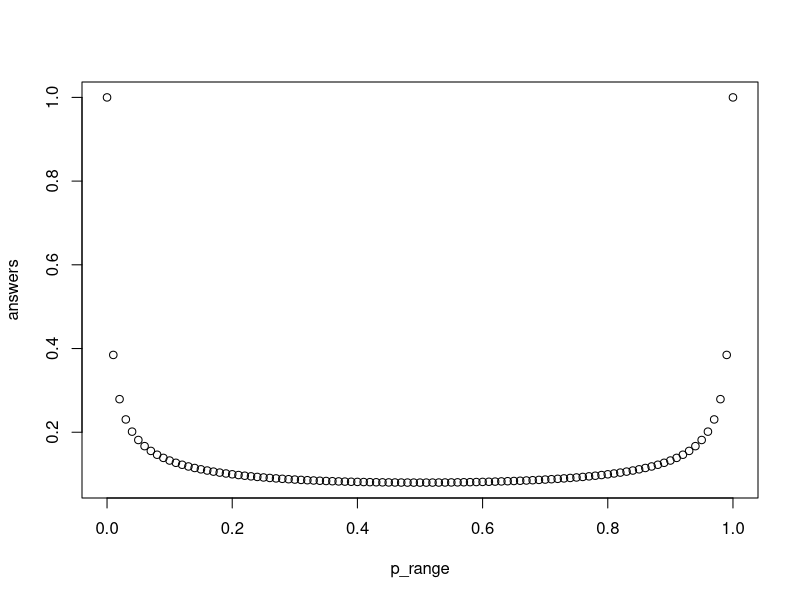
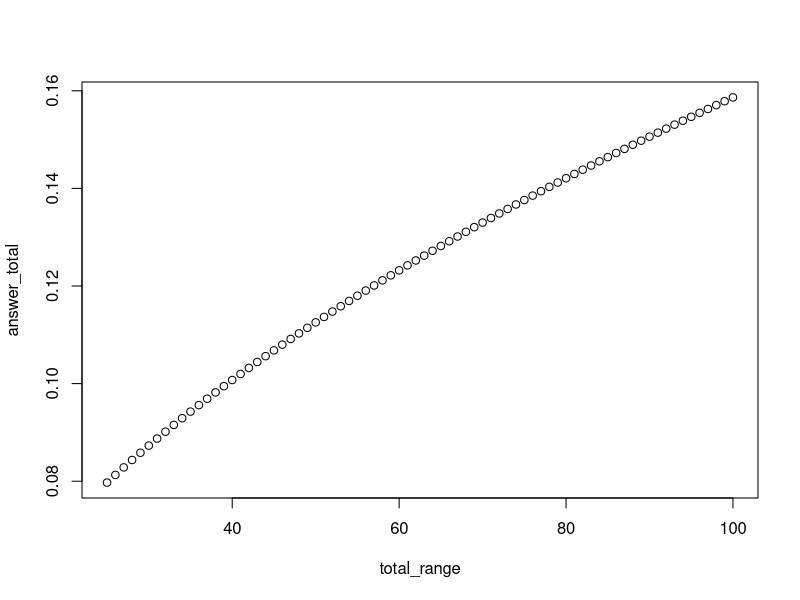
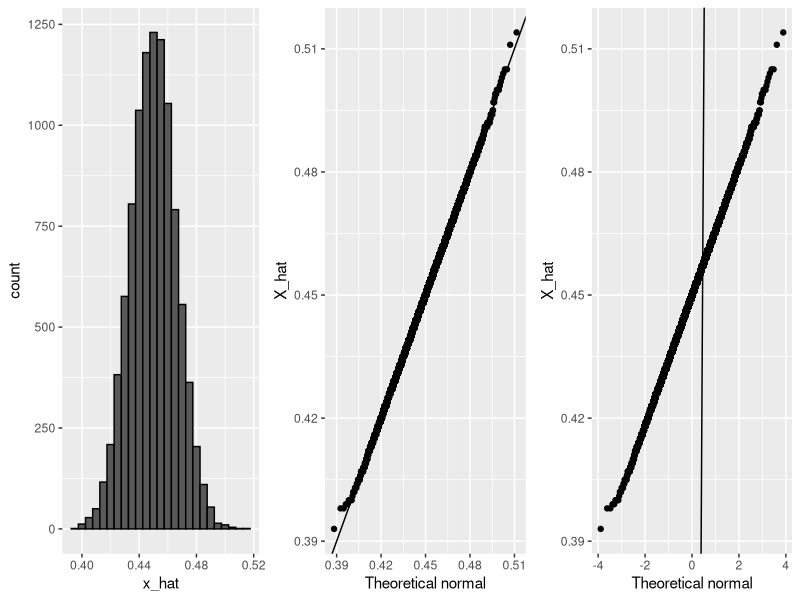
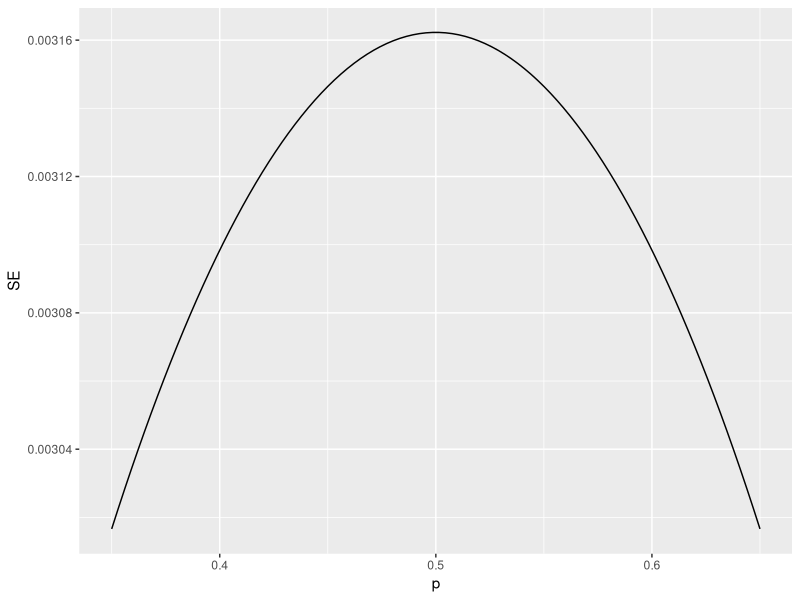

Reproduce these figures in R, in order.
# Assume an urn of blue and red balls of which 25 balls are sampled of which 
# 13 are blue and 12 are red. In this sample, P(red) is 0.48
# Assume on multiple samplings, we take a mean each time. By CLT we can assume that 
# the means of all the samples follow a normal distribution. 
# Using this, we can try to calculate how close our initial sample is to the 
# expected value

obs_mean = 12/25 # Of red

# Now to calculate how close this value is to the expected mean, lets say within 1%
# this means, we want to see, P(|obs_mean - expected_mean| <= 0.01)
# Or P(obs_mean <= expected_mean + 0.01) - P(obs_mean <= expected_mean - 0.01) 

# Since we dont know the expected mean (which is the value we want to get close to),
# we can do the same trick as previously, i.e. convert to z scores
# That means, this becomes

# P(Z <= 0.01/SE(RV_mean)) - P(Z <= -0.01/SE(RV_mean)) # RV means random variable of mean

# But again, we dont really know the SE as well. But we can try to calculate the SE 
# using the obs_mean instead of the expected mean (or p). This gives an estimated SE,
# that is close enough to apply CLT

estimated_se <- sqrt(obs_mean * (1-obs_mean) / 25) # close to 0.1

# from this we can calculate the probability of the initial obs_mean being within
# 1% of the expected_mean, using pnorm and the estimated_se

example <- pnorm(0.01/estimated_se) - pnorm(-0.01/estimated_se) # Which is close to 8%
example


# Margin of Error: It is 2 * SD(RV_mean). It means that the obs_mean will be within
# 2 SD of the expected_mean 95% of the time
# Why 95? It's arbitrary
# Here, we can calculate the margin of error as 2 * estimated_se of the example 
# given 
moe <- 2 * estimated_se # Approx 0.2

# This MoE is quite large and hence we can say that the sample size of 25 is not 
# enough



#### ---------------------------------------------------------------------- ####
                              # Aside

# As a side, let's try to calculate the obs mean for which it might be the closest
# to the expected mean 
p_range <- seq(0, 1, 0.01)

throwaway <- function(x, total = 25){
  estimated_se <- sqrt(x * (1-x) / total)
  pnorm(0.01/estimated_se) - pnorm(-0.01/estimated_se)
}

answers <- sapply(p_range, throwaway)


p_range[answers == max(answers)]
p_range[answers == example]
plot(x = p_range, y = answers)

# This probably means that if the sample gives all blue or all red, it is very 
# likely that the urn contains all of  those colors only. 
# Interesting


# How about we increase the sample size? From 25 to 100
total_range <- seq(25, 100)
answer_total <- sapply(total_range, function(x, p = 0.48){
  estimated_se <- sqrt(p * (1-p) / x)
  pnorm(0.01/estimated_se) - pnorm(-0.01/estimated_se)
})

plot(x = total_range, y = answer_total) # We can obviously see that the graph 
# goes up as the sample size increases

#### ---------------------------------------------------------------------- ####




# Example 2


p <- 0.45    # unknown p to estimate. Lets do a test for 0.45
N <- 1000

# simulate one poll of size N and determine x_hat
x <- sample(c(0,1), size = N, replace = TRUE, prob = c(1-p, p))
x_hat <- mean(x)

# simulate B polls of size N and determine average x_hat
B <- 10000    # number of replicates
N <- 1000    # sample size per replicate
x_hat <- replicate(B, {
  x <- sample(c(0,1), size = N, replace = TRUE, prob = c(1-p, p))
  mean(x)
})


# Lets plot the x_hat

library(tidyverse)
library(gridExtra)
p1 <- data.frame(x_hat = x_hat) %>%
  ggplot(aes(x_hat)) +
  geom_histogram(binwidth = 0.005, color = "black")

p2 <- data.frame(x_hat = x_hat) %>%
  ggplot(aes(sample = x_hat)) +
  stat_qq(dparams = list(mean = mean(x_hat), sd = sd(x_hat))) +
  geom_abline() +
  ylab("X_hat") +
  xlab("Theoretical normal")

# I added the p3 to show that the abline does not work the same here, nor does the x axis scale
p3 <- data.frame(x_hat = x_hat) %>%
  ggplot(aes(sample = x_hat)) +
  # stat_qq(dparams = list(mean = mean(x_hat), sd = sd(x_hat))) +
  geom_qq() +
  geom_abline() +
  ylab("X_hat") +
  xlab("Theoretical normal")
grid.arrange(p1, p2, p3, nrow=1)



# We see that if we increase the sample size, we can reduce the margin of error 
# Here, we have set the sample size to be 100000, and are calculating the MoE for
# all values of p (which are the realistic probabilities in an actual poll) and 
# we can graph the MoE
N <- 100000
p <- seq(0.35, 0.65, length = 100)
SE <- sapply(p, function(x) 2*sqrt(x*(1-x)/N))
data.frame(p = p, SE = SE) %>%
  ggplot(aes(p, SE)) +
  geom_line() # The max is 0.3% Which means very accurate

# But this large a sample is not taken because:
# 1. Expensive
# 2. Potential for bias
# 3. People may not be truthful



